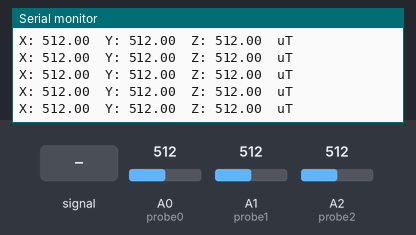
The sketch below on a simulated Arduino Uno, built with avr-gcc and run on an emulated ATmega328P. On the bench: the last lines printed to the serial monitor. Inputs (shaded band) come from the test bench; at power-on: A0 (probe0) = 512, A1 (probe1) = 512, A2 (probe2) = 512.

Above: at 1.2 s.
1.3 s: A0 (probe0) fed a 200 Hz sine of ±460 counts around its level
At 2.0 s:
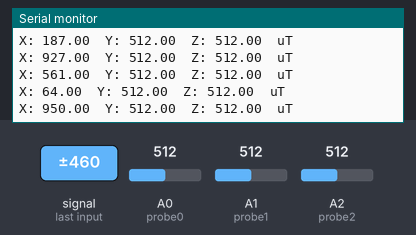
4.3 s: A1 (probe1) fed a 200 Hz sine of ±460 counts around its level
At 5.3 s:
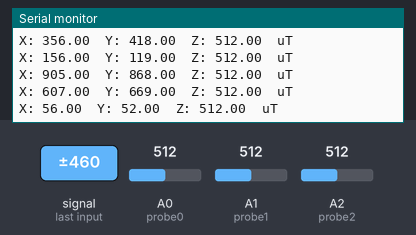
7.3 s: A2 (probe2) fed a 200 Hz sine of ±460 counts around its level
At 8.1 s:
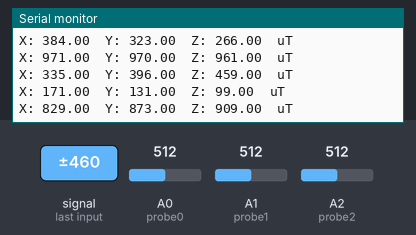
10.3 s: A0 (probe0) set to 716
At 10.9 s:
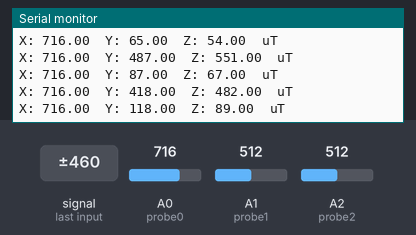
13.3 s: A0 (probe0) fed a 2 Hz sine of ±306 counts around its level
At 13.8 s:
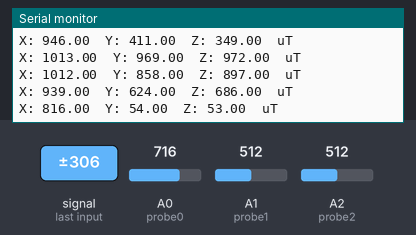
16.3 s: A1 (probe1) set to 0
At 17.4 s:
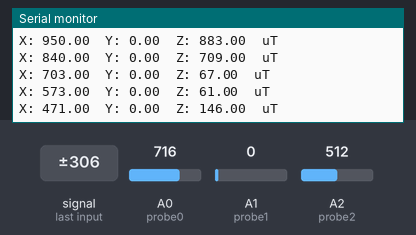
Timing chart, 0 to 19.3 s (numbered marks = the images above; inputs shaded):
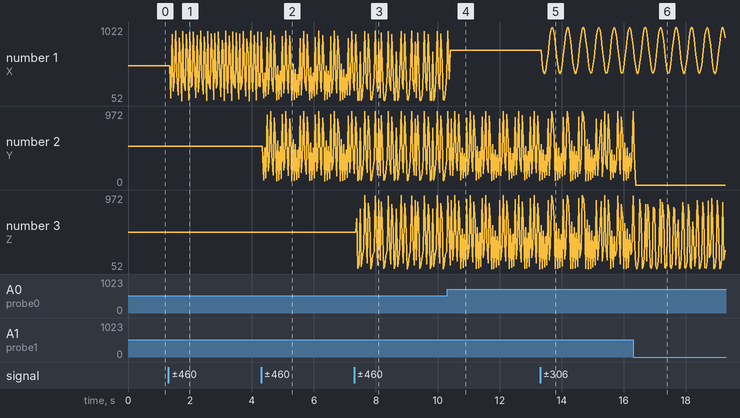

Measured:
- after the input at 1.3 s, the serial monitor: prints a new line after 0.09 s (image 1)
- after the input at 4.3 s, the serial monitor: prints a new line after 0.08 s (image 2)
- after the input at 7.3 s, the serial monitor: prints a new line after 0.08 s (image 3)
- after the input at 10.3 s, the serial monitor: prints a new line after 0.10 s (image 4)
- after the input at 13.3 s, the serial monitor: prints a new line after 0.07 s (image 5)
- plotted number 1: 512 → 952 after the input at 1.3 s, 384 → 716 after the input at 10.3 s, 716 → 903 after the input at 13.3 s
- plotted number 2: 512 → 374 after the input at 4.3 s, 57 → 323 after the input at 13.3 s
- plotted number 3: 512 → 266 after the input at 7.3 s, 52 → 266 after the input at 13.3 s

The sketch:

my_oscilloscope_two_probe.ino
```cpp
const int probe0 = A0;
const int probe1 = A1;
const int probe2 = A2;
float val0, val1, val2;
void setup()
{
  Serial.begin(9600);
  pinMode(probe0, INPUT);
  pinMode(probe1, INPUT);
  pinMode(probe2, INPUT);

}
void loop()
{
  val0 = analogRead(probe0);
 val1 = analogRead(probe1);
 val2 = analogRead(probe2);
  Serial.print("X: "); Serial.print(val0); Serial.print("  ");
 Serial.print("Y: "); Serial.print(val1); Serial.print("  ");
  Serial.print("Z: "); Serial.print(val2); Serial.print("  ");
  Serial.println("uT");
}
```
